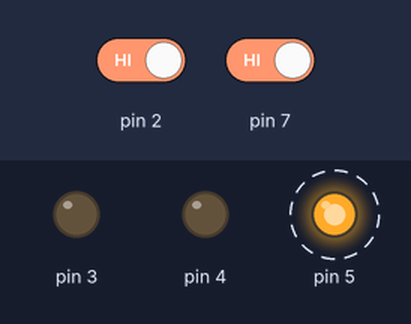
The sketch below on a simulated Arduino Uno, built with avr-gcc and run on an emulated ATmega328P. Shown: output pins drawn as LEDs (lit = HIGH). Dashed ring = blinking. The test bench sets the inputs (shaded band); at power-on: pin 2 HIGH, pin 7 HIGH.

Above: at 3.9 s.
4.0 s: pin 2 driven LOW and pin 7 driven LOW
At 5.3 s:
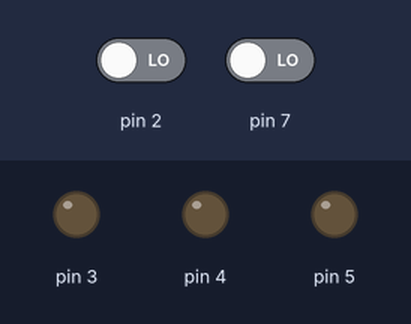
6.1 s: pin 2 driven HIGH
At 6.47 s:
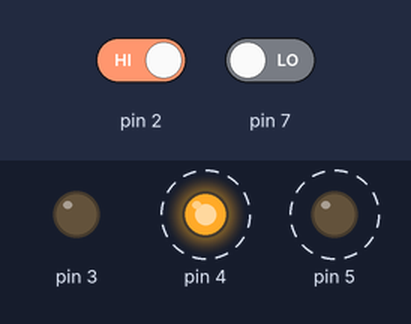
9.6 s: pin 2 driven LOW
At 9.72 s:
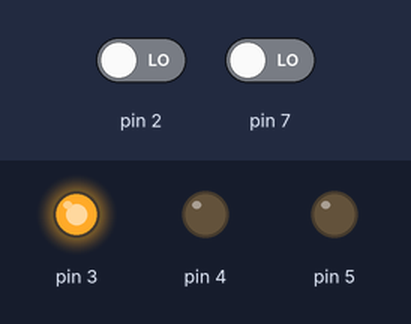
11.7 s: pin 7 driven HIGH
At 12.2 s:
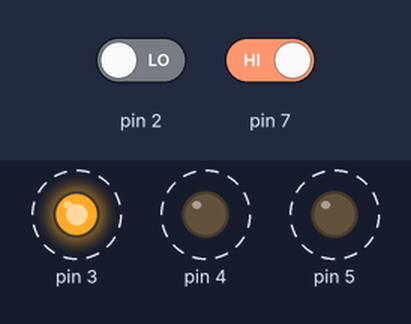
15.2 s: pin 7 driven LOW
At 15.6 s:
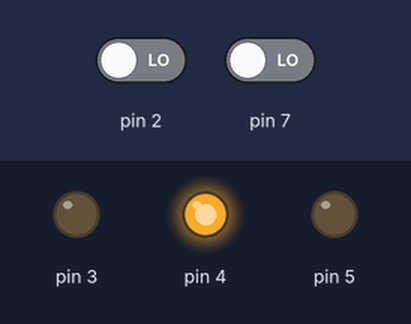
Timing chart, 0 to 18.2 s (numbered marks = the images above; inputs shaded):
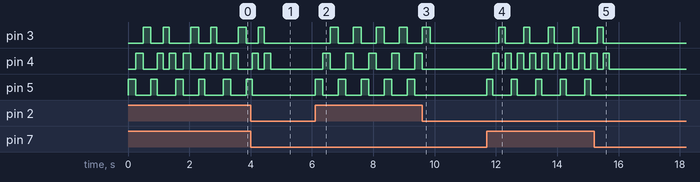

The sketch:

prog_clgn_1.ino
```cpp
int switchState = 0;
int switchState2 = 0;

void setup() {
  pinMode(3, OUTPUT);
  pinMode(4, OUTPUT);
  pinMode(5, OUTPUT);
  pinMode(2, INPUT);
  pinMode(7, INPUT);
}
void loop() {
  switchState = digitalRead(2);
  switchState2 = digitalRead(7);

  if (switchState == LOW) {

    digitalWrite(3, LOW);
    digitalWrite(4, LOW);
    digitalWrite(5, LOW);
  }
  else {

    digitalWrite(3, LOW);
    digitalWrite(4, LOW);
    digitalWrite(5, HIGH);

    delay(250);

    digitalWrite(3, LOW);
    digitalWrite(4, HIGH);
    digitalWrite(5, LOW);

    delay(250);

    digitalWrite(3, HIGH);
    digitalWrite(4, LOW);
    digitalWrite(5, LOW);

    delay(250);

  }

  if (switchState2 == LOW) {

    digitalWrite(3, LOW);
    digitalWrite(4, LOW);
    digitalWrite(5, LOW);

  }
  else {

    digitalWrite(3, LOW);
    digitalWrite(4, LOW);
    digitalWrite(5, HIGH);

    delay(200);

    digitalWrite(3, LOW);
    digitalWrite(4, HIGH);
    digitalWrite(5, LOW);

    delay(200);

    digitalWrite(3, HIGH);
    digitalWrite(4, LOW);
    digitalWrite(5, LOW);

    delay(200);

    digitalWrite(3, LOW);
    digitalWrite(4, HIGH);
    digitalWrite(5, LOW);

    delay(200);

  }

}
```

Measured:
- after the input at 4.0 s, pin 3: goes on until 4.5 s, then stays LOW; pin 4: goes on until 4.7 s, then stays LOW; pin 5: goes on until 4.1 s, then stays LOW
- after the input at 6.1 s, pin 3: alternates HIGH for 0.25 s and LOW for 0.50 s, starting after 0.50 s; pin 4: alternates HIGH for 0.25 s and LOW for 0.50 s, starting after 0.25 s; pin 5: alternates HIGH for 0.25 s and LOW for 0.50 s, starting at once
- after the input at 9.6 s, pin 3: goes on until 9.9 s, then stays LOW; pin 4: goes on until 9.6 s, then stays LOW; pin 5: stops changing and stays LOW
- after the input at 11.7 s, pin 3: alternates HIGH for 0.20 s and LOW for 0.60 s, starting after 0.40 s; pin 4: alternates HIGH for 0.20 s and LOW for 0.20 s, starting after 0.20 s; pin 5: alternates HIGH for 0.20 s and LOW for 0.60 s, starting at once
- after the input at 15.2 s, pin 3: goes on until 15.5 s, then stays LOW; pin 4: goes on until 15.7 s, then stays LOW; pin 5: stops changing and stays LOW
- by itself, pin 3: repeats every 1.6 s: LOW 0.40 s, HIGH 0.20 s, LOW 0.70 s, HIGH 0.25 s
- by itself, pin 4: repeats every 1.6 s: LOW 0.45 s, HIGH 0.20 s, LOW 0.20 s, HIGH 0.20 s, LOW 0.25 s, HIGH 0.25 s
- by itself, pin 5: alternates HIGH for 0.25 s and LOW for 0.50 s
